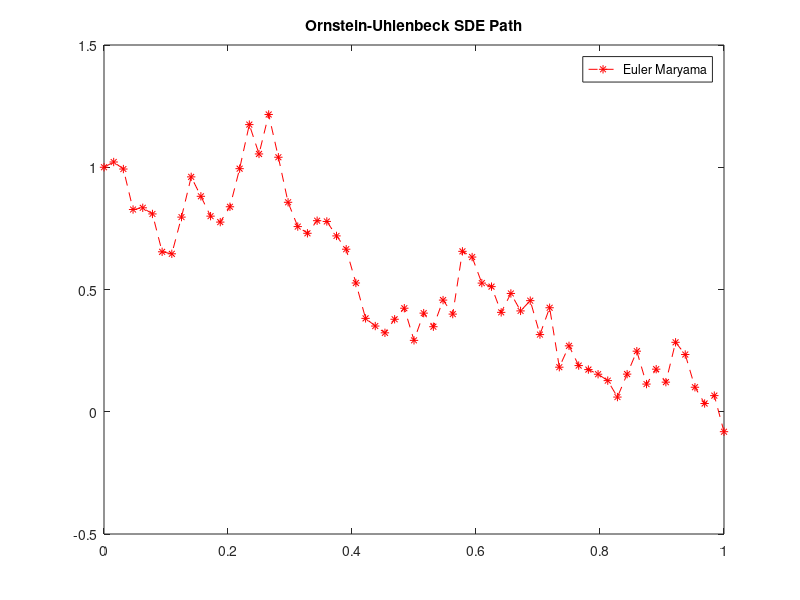

Here is the MATLAB script that generated this plot:
clc 
clear all
randn('state', 100) 

T = 1;
N = 2^8;
dt = T/N;
dW = sqrt (dt) *randn (1,N) ; 

lamda = 2;
sigma = 1;
Xzero = 1;

% Euler Mrayama
R = 4;
Dt = R*dt; % length of subinterval for Euler Marayma
L = N/R; % number of subintervals for Euler maryama

Xem = zeros (1, L); % defining an array to save Euler Marayama Value
Xtemp = Xzero;

% f(x) = mu*x and g (x) = sigma*X
for j = 1:L
    Winc = sum (dW (R* (j-1) +1:R*j)) ; % BM increment dw (j) =W(j) -W(j-1)
    Xtemp = Xtemp- lamda*Xtemp*Dt + sigma*Winc;
    Xem (j) = Xtemp;
end

plot ([0:Dt:T], [Xzero, Xem], 'r--*') % remember X (0) =1=Xzero
hold off
title ('Ornstein-Uhlenbeck SDE Path')
legend ('Euler Maryama')